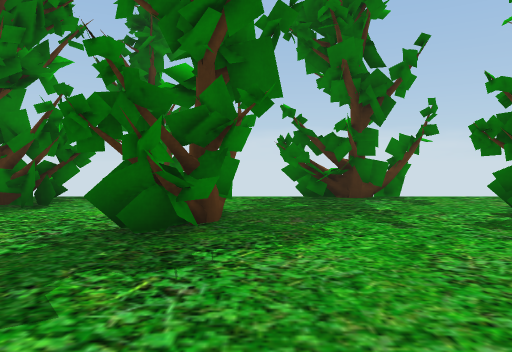
View 1 (above)

12 first-person views from a walk through a scene from a Unity 3-D project. The camera is 1.4 m above the floor, tilts 2° down and sees 70° across. The floor is counted in squares, 2 m on a side. Each view is taken from the middle of a square. On the plan, view 1 faces up. The plan holds only what a view shows up to about 11 squares ahead; the rest is blank. The place goes on beyond the plan. The player character is not drawn. Some surface patterns are stand-ins.

View 2
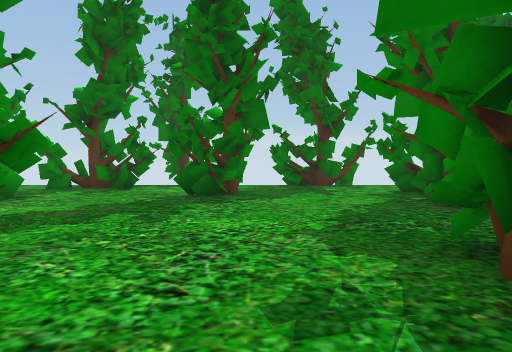

View 3
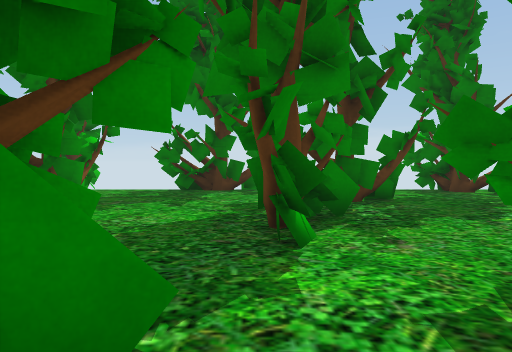

View 4
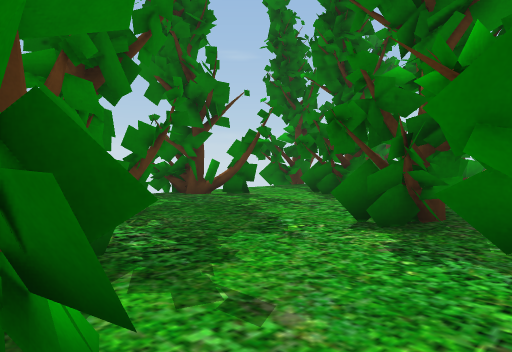

View 5
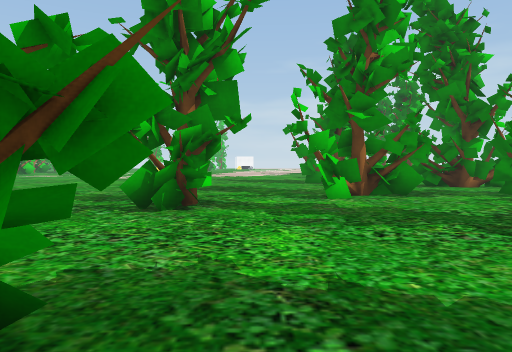

View 6
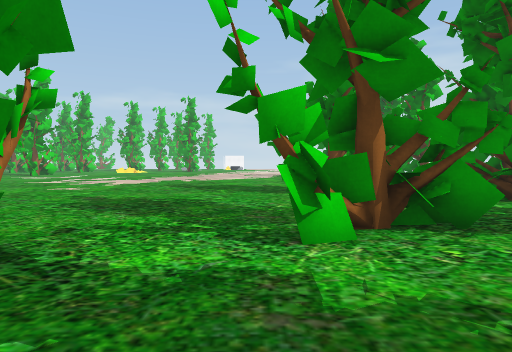

View 7
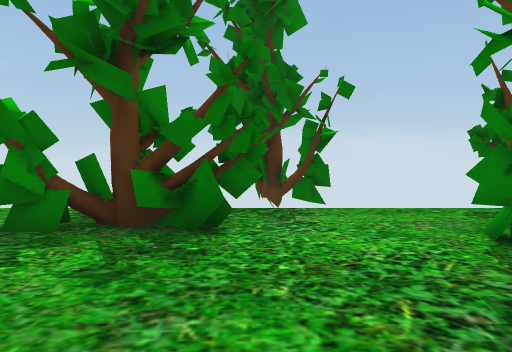

View 8
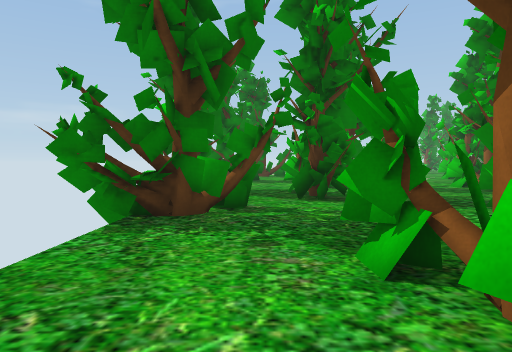

View 9
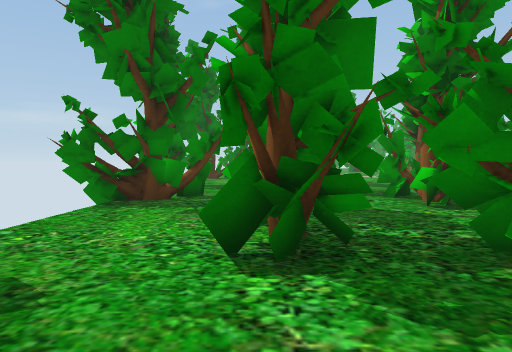

View 10
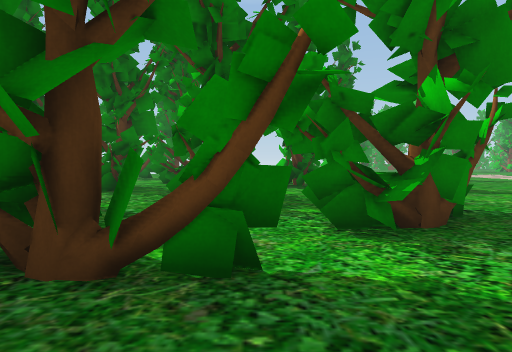

View 11
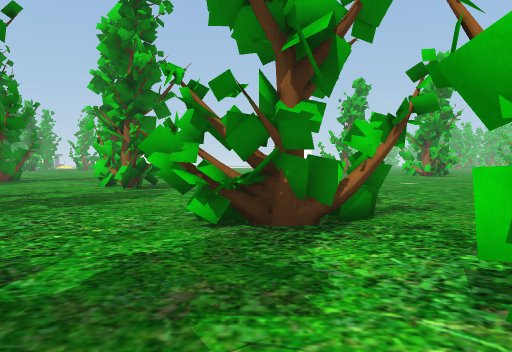

View 12
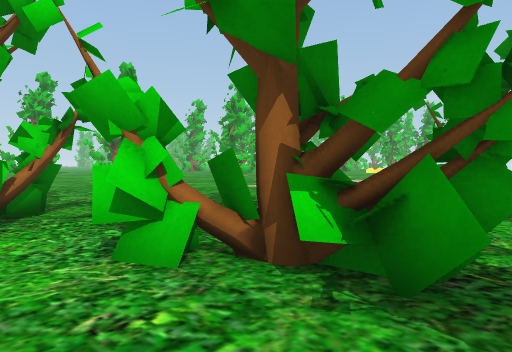

### Floor plan
Key: @ floor where view 1 was taken; # wall or solid block; x gap in a wall; . floor; T thing the floor can be seen under or through.
Columns run from 6 left of view 1 to 15 right of it. Each row starts with its distance up from view 1.
  8     #  ##x   ##
  7 ..#....##....##...
  6 x###..........TT.....
  5 .....#....##... TT#..
  4 .....##..##.....##.
  3 ##...#...##......   ##
  2 ###......#...###..
  1 .........#...#.......
  0 ......@...##......###
 -1 ..###..##.##      #
 -2 ..###..##. ##.
 -3 ........    ...
 -4 ... .....     ...
 -5 ..  ......     ..
 -6      .....
 -7      .##...
 -8       ##...

Where each view was taken, in squares from view 1:
view 1: 0 up, 0 right, facing up
view 2: 4 down, 0 right, facing up
view 3: 2 down, 3 right, facing up
view 4: 0 up, 3 right, facing up-right
view 5: 0 up, 3 right, facing left
view 6: 1 up, 1 left, facing left
view 7: 2 up, 3 left, facing up
view 8: 6 up, 3 right, facing right
view 9: 5 up, 1 right, facing right
view 10: 1 up, 1 right, facing right
view 11: 3 up, 3 left, facing down
view 12: 4 up, 3 left, facing down-left
